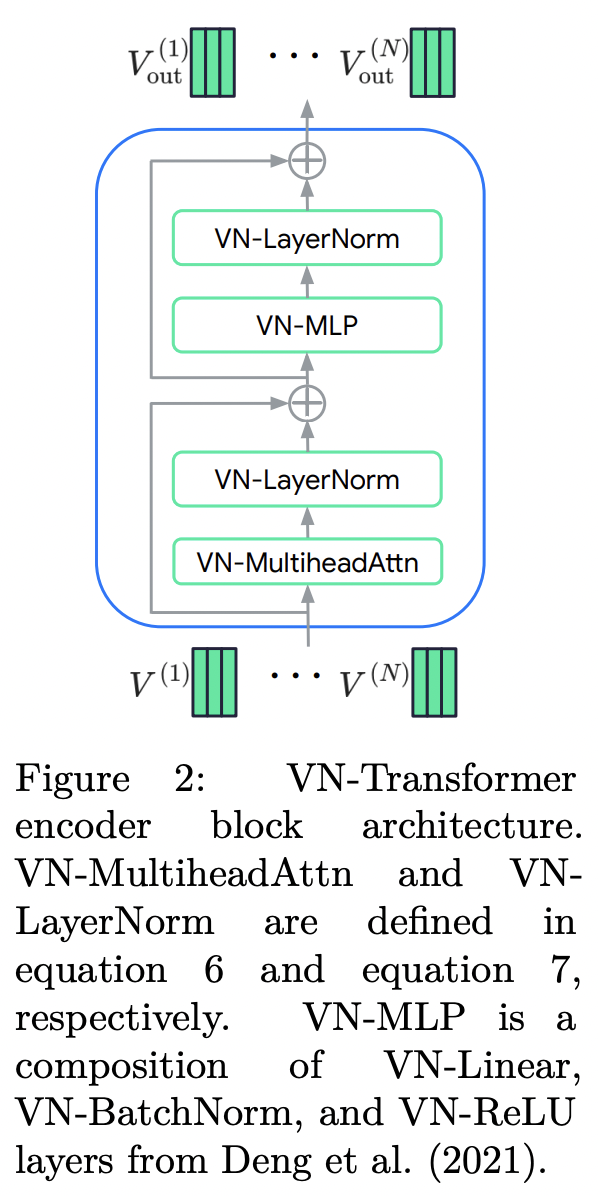
#> input picture model/VN_transformer_code/vn-transformer.png, 598 x 1196 px
$ python -i data_utils.py   (imports and definitions only)   (older library calls are emulated)
#> lines starting #> are read from the running program, lines starting #| are printed output that depends on the picture; after the words box and inside, x2 and y2 are one past the last pixel; in counts of white or black regions, pixels touching at a corner belong together
#> further down, picture is the input picture: shape (1196, 598, 3); mean B, G, R 238.6, 239, 235.6

import os
import cv2
import cmath
import numpy as np
import collections
import time
# [66 lines left out: functions load_depth, load_composed_depth, get_bbox, not called in this run]

border_list = [-1, 40, 80, 120, 160, 200, 240, 280, 320, 360, 400, 440, 480, 520, 560, 600, 640, 680]
# [105 lines left out: functions get_bbox_from_mask, random_rotate, random_scale, not called in this run]


def rgb_add_noise(img):
    rng = np.random
    # apply HSV augmentor
    if rng.rand() > 0:
        hsv_img = cv2.cvtColor(img, cv2.COLOR_BGR2HSV).astype(np.uint16)
        hsv_img[:, :, 1] = hsv_img[:, :, 1] * rand_range(rng, 1.25, 1.45)
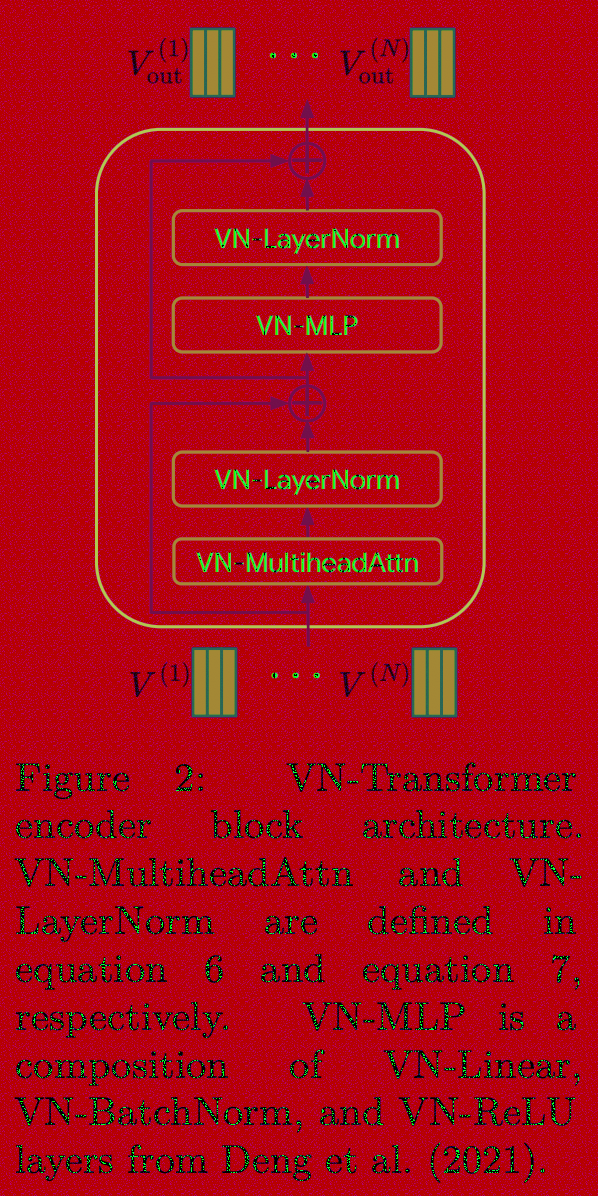
#> hsv_img: shape (1196, 598, 3) uint16; mean B, G, R 29, 12.6, 240.4; drawn with min black and max white
        hsv_img[:, :, 2] = hsv_img[:, :, 2] * rand_range(rng, 1.15, 1.35)
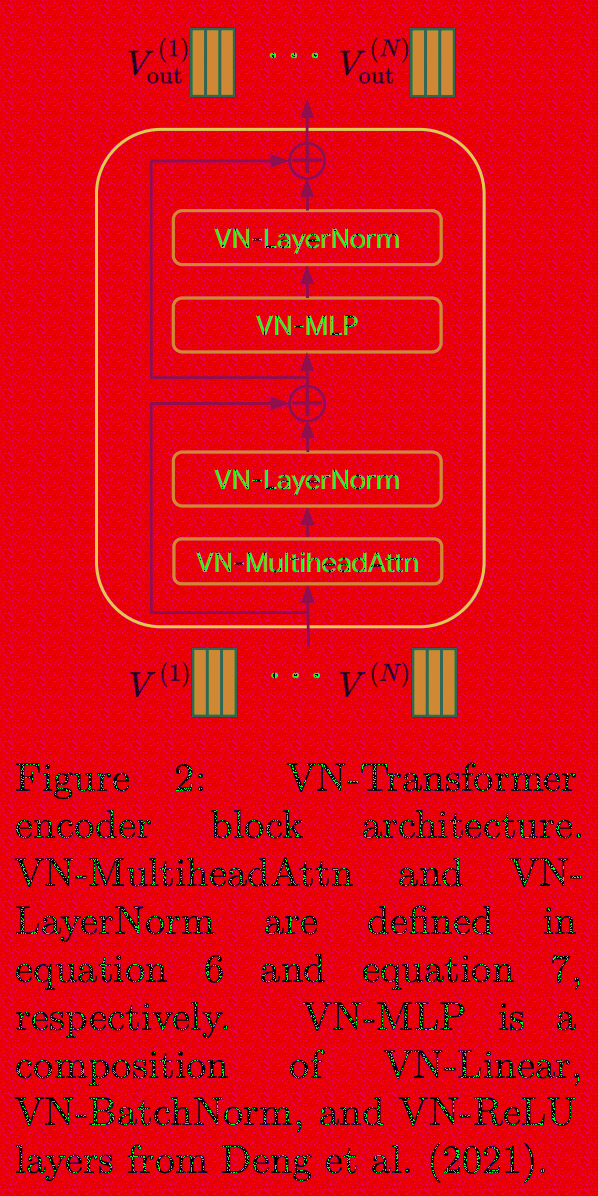
#> hsv_img: shape (1196, 598, 3) uint16; mean B, G, R 29, 12.6, 304.5; drawn with min black and max white
        hsv_img[:, :, 1] = np.clip(hsv_img[:, :, 1], 0, 255)
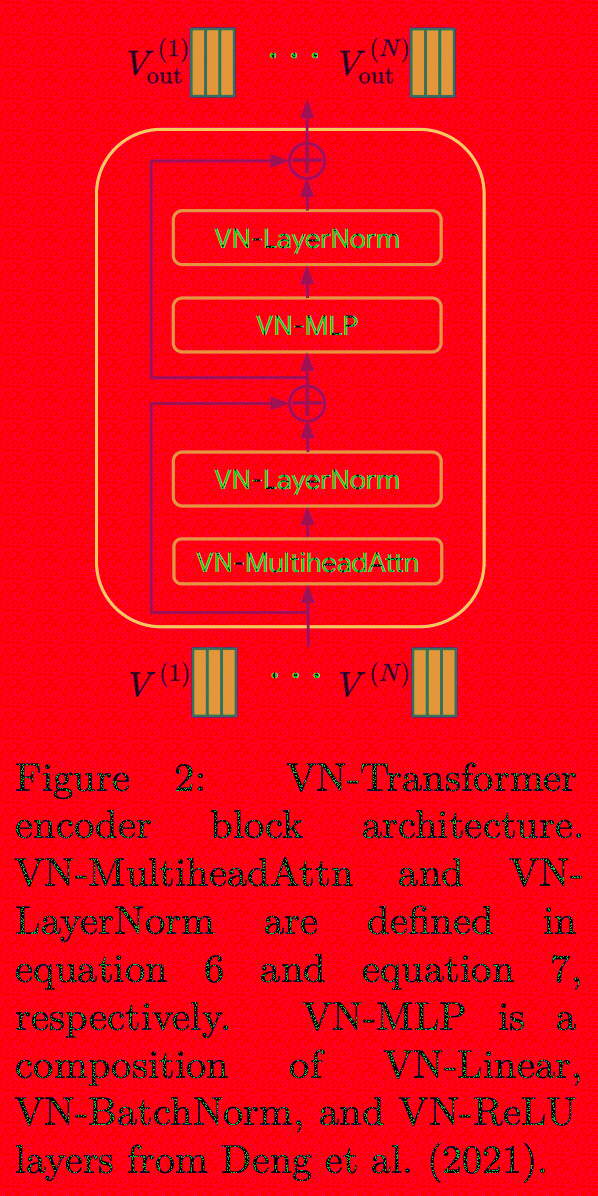
#> hsv_img: shape (1196, 598, 3) uint16; 1.74% of pixels changed, all inside (x1, y1, x2, y2) = (16, 53, 581, 1182); drawn with min black and max white
        hsv_img[:, :, 2] = np.clip(hsv_img[:, :, 2], 0, 255)
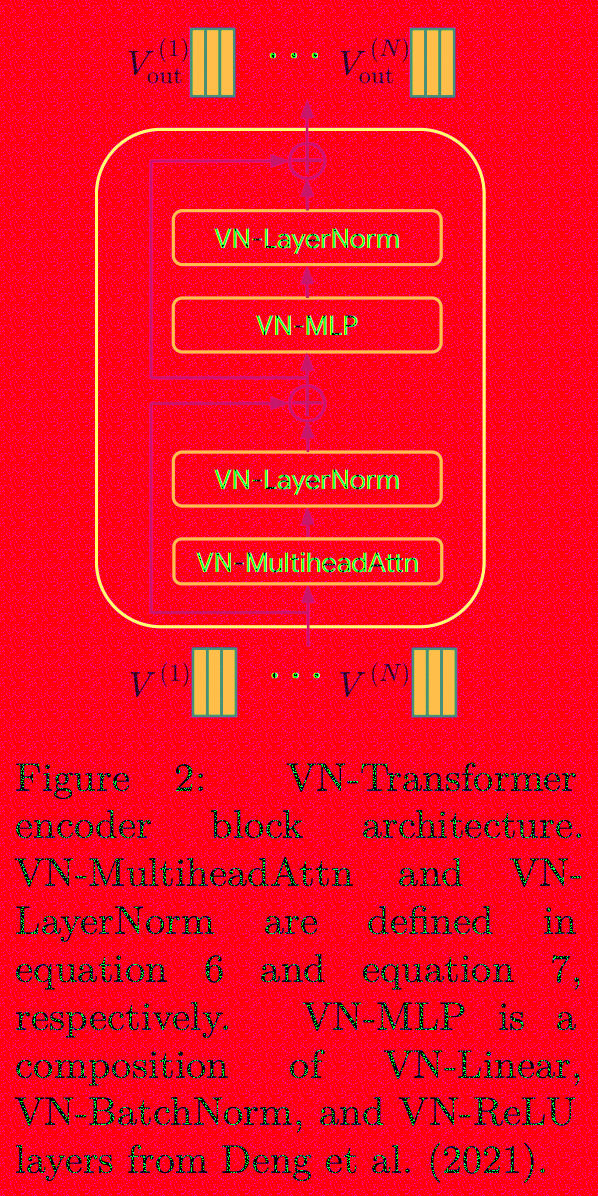
#> hsv_img: shape (1196, 598, 3) uint16; mean B, G, R 29, 11.4, 242.7
        img = cv2.cvtColor(hsv_img.astype(np.uint8), cv2.COLOR_HSV2BGR)
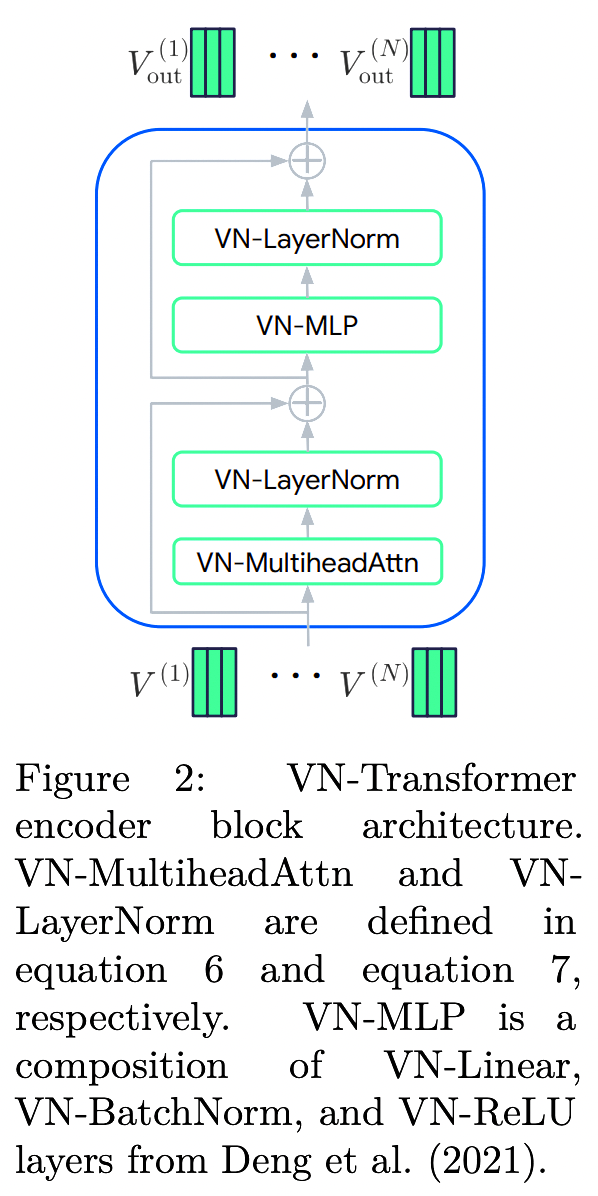
#> img: shape (1196, 598, 3); mean B, G, R 239.9, 240.7, 235.5

    if rng.rand() > .8:  # sharpen
        kernel = -np.ones((3, 3))
        kernel[1, 1] = rng.rand() * 3 + 9
        kernel /= kernel.sum()
        img = cv2.filter2D(img, -1, kernel)

    if rng.rand() > 0.8:  # motion blur
        r_angle = int(rng.rand() * 360)
        r_len = int(rng.rand() * 15) + 1
        img = linear_motion_blur(img, r_angle, r_len)

    if rng.rand() > 0.8:
        if rng.rand() > 0.2:
            img = cv2.GaussianBlur(img, (3, 3), rng.rand())
        else:
            img = cv2.GaussianBlur(img, (5, 5), rng.rand())

    if rng.rand() > 0.2:
        img = gaussian_noise(rng, img, rng.randint(15))
    else:
        img = gaussian_noise(rng, img, rng.randint(25))

    if rng.rand() > 0.8:
        img = img + np.random.normal(loc=0.0, scale=7.0, size=img.shape)

    return np.clip(img, 0, 255).astype(np.uint8)

def rand_range(rng, lo, hi):
    return rng.rand()*(hi-lo)+lo

def gaussian_noise(rng, img, sigma):
    """add gaussian noise of given sigma to image"""
#> called with sigma = 6
    img = img + rng.randn(*img.shape) * sigma
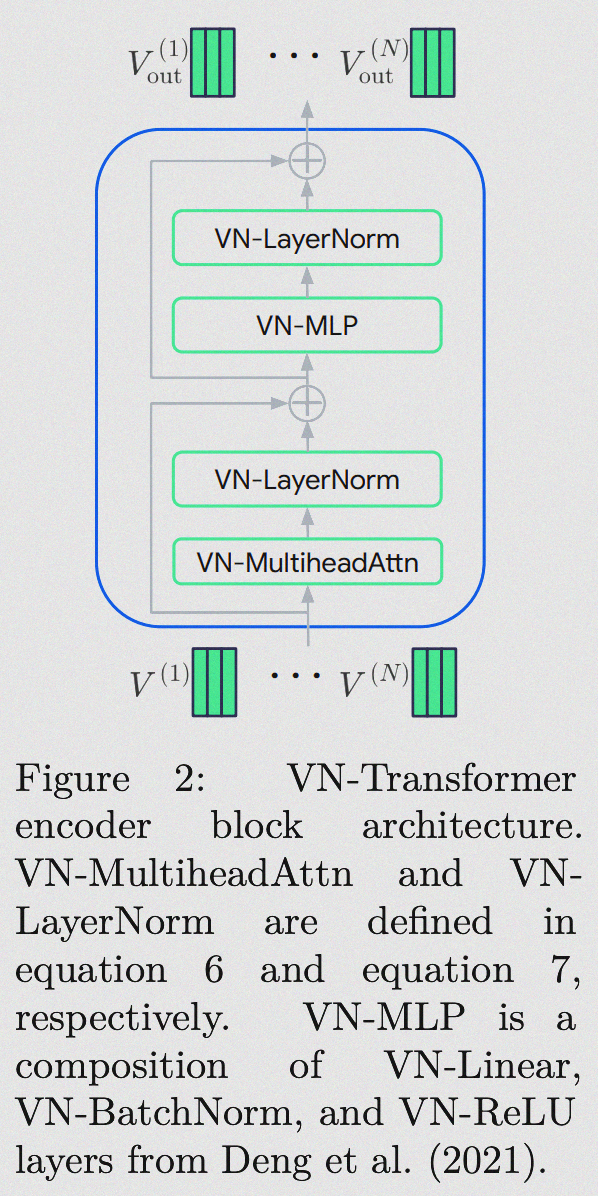
#> img: shape (1196, 598, 3) float64; mean of channels 0, 1, 2 239.9, 240.7, 235.5; drawn with min black and max white
    img = np.clip(img, 0, 255).astype('uint8')
    return img

# [18 lines left out: function linear_motion_blur, not called in this run]


# Full kernels
FULL_KERNEL_3 = np.ones((3, 3), np.uint8)
FULL_KERNEL_5 = np.ones((5, 5), np.uint8)
FULL_KERNEL_7 = np.ones((7, 7), np.uint8)
FULL_KERNEL_9 = np.ones((9, 9), np.uint8)
FULL_KERNEL_31 = np.ones((31, 31), np.uint8)

# 3x3 cross kernel
CROSS_KERNEL_3 = np.asarray(
    [
        [0, 1, 0],
        [1, 1, 1],
        [0, 1, 0],
    ], dtype=np.uint8)

# 5x5 cross kernel
CROSS_KERNEL_5 = np.asarray(
    [
        [0, 0, 1, 0, 0],
        [0, 0, 1, 0, 0],
        [1, 1, 1, 1, 1],
        [0, 0, 1, 0, 0],
        [0, 0, 1, 0, 0],
    ], dtype=np.uint8)

# 5x5 diamond kernel
DIAMOND_KERNEL_5 = np.array(
    [
        [0, 0, 1, 0, 0],
        [0, 1, 1, 1, 0],
        [1, 1, 1, 1, 1],
        [0, 1, 1, 1, 0],
        [0, 0, 1, 0, 0],
    ], dtype=np.uint8)

# 7x7 cross kernel
CROSS_KERNEL_7 = np.asarray(
    [
        [0, 0, 0, 1, 0, 0, 0],
        [0, 0, 0, 1, 0, 0, 0],
        [0, 0, 0, 1, 0, 0, 0],
        [1, 1, 1, 1, 1, 1, 1],
        [0, 0, 0, 1, 0, 0, 0],
        [0, 0, 0, 1, 0, 0, 0],
        [0, 0, 0, 1, 0, 0, 0],
    ], dtype=np.uint8)

# 7x7 diamond kernel
DIAMOND_KERNEL_7 = np.asarray(
    [
        [0, 0, 0, 1, 0, 0, 0],
        [0, 0, 1, 1, 1, 0, 0],
        [0, 1, 1, 1, 1, 1, 0],
        [1, 1, 1, 1, 1, 1, 1],
        [0, 1, 1, 1, 1, 1, 0],
        [0, 0, 1, 1, 1, 0, 0],
        [0, 0, 0, 1, 0, 0, 0],
    ], dtype=np.uint8)


# [401 lines left out: functions fill_in_fast, fill_in_multiscale_old, fill_in_multiscale, fill_missing, not called in this run]

>>> import cv2
>>> picture = cv2.imread('../model/VN_transformer_code/vn-transformer.png')
>>> result = rgb_add_noise(picture)
